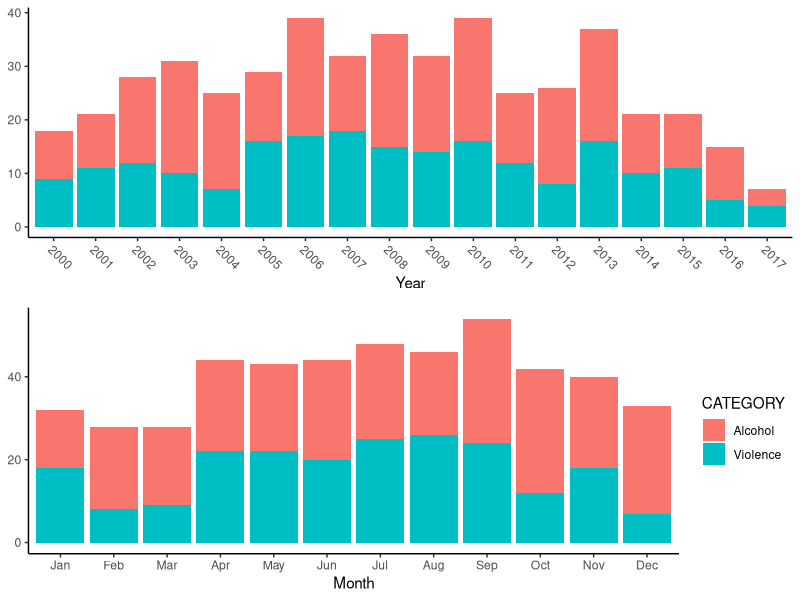
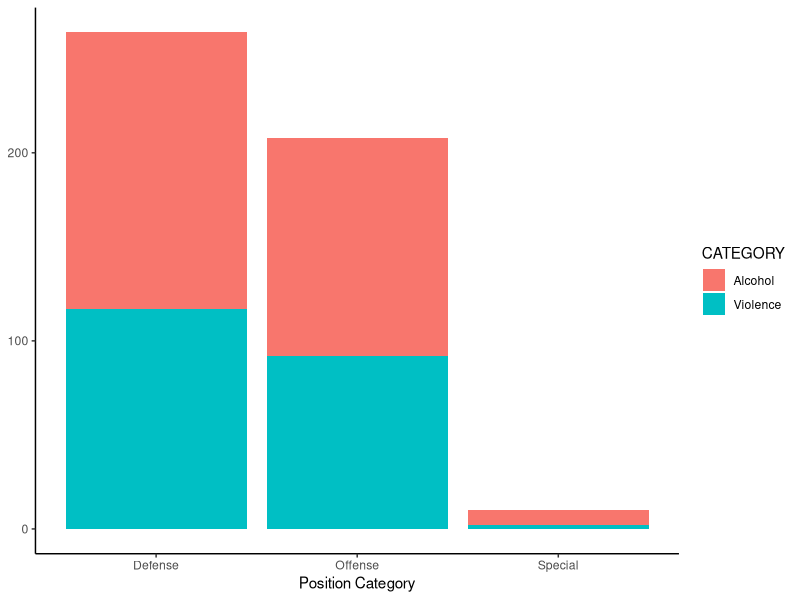

These figures' R source, in order:
## ---- chunk 1
knitr::opts_chunk$set(echo=FALSE)
## ---- chunk 2
## LOAD LIBRARIES
library(tidyr)
library(dplyr)
library(DiagrammeR)
library(xtable)
library(ggplot2)
library(grid)
library(knitr)
## ---- chunk 3
## LOAD DATA
setwd("/Users/tjzhou/Desktop/MyGithub/BUdatastory2017/Project/BUSD_finalproject/");
nfl.raw <- read.csv("nfl_arrest_data.csv");
nfl.d1 <- nfl.raw;
nfl.d1$POS <- as.character(nfl.d1$POS);
nfl.d1$CATEGORY <- as.character(nfl.d1$CATEGORY);
nfl.d1$DATE <- as.Date(nfl.d1$DATE, format="%m/%d/%Y");

## RECATEGORIZE POSITION INTO OFFENSE/DEFENSE ROLES
nfl.d1$ROLE <- array("",dim=c(nrow(nfl.d1),1));
role.list <- c('Offense', 'Defense', 'Special');
offense <- c('C', 'QB', 'RB', 'WR', 'TE', 'FB', 'OG', 'OL', 'OT');
defense <- c('DB', 'DE', 'DE/DT', 'DT', 'LB', 'CB', 'S');
special <- c('K', 'P');
pos.list <- list(offense, defense, special);

## CATEGORIZE USING MATCH
for (i in 1:length(role.list)){
  nfl.d1$ROLE <- ifelse(!is.na(match(nfl.d1$POS,pos.list[[i]])), role.list[i], nfl.d1$ROLE);
}
nfl.d1$ROLE <- as.factor(nfl.d1$ROLE);

## DROP UNUSED COLUMNS, ONLY KEEP DATE, ROLE, CATEGORY
nfl.d1 <- nfl.d1[which(nfl.d1$CASE == "Arrested"),];
nfl.d1 <- nfl.d1 %>% select(DATE, ROLE, CATEGORY);

## CONVERT DATE TO MONTH AND YEAR
nfl.d1$MONTH <- as.factor(month.abb[as.numeric(format(nfl.d1$DATE, "%m"))]);
nfl.d1$YEAR <- as.factor(format(nfl.d1$DATE, "%Y"));

## FILTER OUT CASES TO KEEP ONLY ARRESTED FOR CRIMES IN ALCOHOL AND VIOLENCE
nfl.d1$CATEGORY <- toupper(nfl.d1$CATEGORY);
nfl.alcohol <- unique(nfl.d1[c(grep("DUI",nfl.d1$CATEGORY),grep("ALCOHOL",nfl.d1$CATEGORY),grep("INTOXICATION",nfl.d1$CATEGORY)),]);
nfl.violence <- unique(nfl.d1[c(grep("VIOLENCE",nfl.d1$CATEGORY),grep("ASSAULT",nfl.d1$CATEGORY),grep("GUN",nfl.d1$CATEGORY)),]);
nfl.alcohol$CATEGORY <- as.factor("Alcohol");
nfl.violence$CATEGORY <- as.factor("Violence");
nfl.d2 <- rbind(nfl.alcohol, nfl.violence);
nfl.d2 <- nfl.d2[order(nfl.d2$DATE,decreasing = TRUE),];
## ---- chunk 4
grViz("digraph a_nice_graph {
        
        # node definitions with substituted label text
        node [fontname = Helvetica, shape = rectangle]        
        rec1 [label = '@@1']
        rec3 [label = '@@4']

        node [fontname = Helvetica, shape = oval]
        ova1 [label = '@@2']
        ova2 [label = '@@3']

        # edge definitions with the node IDs
        rec1 -> ova1 -> ova2 -> rec3
        }
      
        [1]: 'raw data  (n = 858)'
        [2]: 'arrests  (n = 739)'
        [3]: 'alcohol (n = 271), violence (n = 211)'
        [4]: 'filtered data (n = 474)'
      ")
## ---- chunk 5
# summary(nfl.d2);
table.d2 <- xtable(summary(nfl.d2, maxsum=20), digits=c(0,0,2,2,2,2), 
                   caption="Summary statistics of NFL players arrested for crimes involving alcohol and violence, between 2000-2017.", 
       display = c("s","f","f","f","f","f"),align="l|rrrrr|")
print(table.d2,
      type="latex", 
      caption.placement="bottom",
      hline.after = c(-1,0,18),
      comment=FALSE,
      include.rownames=FALSE
      )
## ---- chunk 6
## DEFINE MULTIPLOT FUNCTION
multiplot <- function(..., plotlist = NULL, file, cols = 1, layout = NULL) {
  # require(grid)
  plots <- c(list(...), plotlist)
  numPlots = length(plots)

  if (is.null(layout)) {
    layout <- matrix(seq(1, cols * ceiling(numPlots/cols)),
                    ncol = cols, nrow = ceiling(numPlots/cols))
  }

  if (numPlots == 1) {
    print(plots[[1]])

  } else {
    grid.newpage()
    pushViewport(viewport(layout = grid.layout(nrow(layout), ncol(layout))))

    for (i in 1:numPlots) {
      matchidx <- as.data.frame(which(layout == i, arr.ind = TRUE))

      print(plots[[i]], vp = viewport(layout.pos.row = matchidx$row,
                                      layout.pos.col = matchidx$col))
    }
  }
}
## ---- chunk 7
plot.d2 <- ggplot(nfl.d2) + theme_bw() + 
  theme(panel.border = element_blank(), panel.grid.major = element_blank(),
  panel.grid.minor = element_blank(), axis.line = element_line(colour = "black"));
plot.year <- plot.d2 + geom_bar(aes(x=YEAR, fill=CATEGORY)) + xlab("Year") + ylab(NULL) +
  theme(axis.text.x=element_text(angle=-45,hjust=0)) + guides(fill=FALSE);
plot.month <- plot.d2 + geom_bar(aes(x=as.numeric(MONTH), fill=CATEGORY)) + xlab("Month") + ylab(NULL) +
  scale_x_discrete(limits=c("Jan","Feb","Mar","Apr","May","Jun","Jul","Aug","Sep","Oct","Nov","Dec"));

multiplot(plot.year, plot.month);
## ---- chunk 8
plot.d2 <- ggplot(nfl.d2) + theme_bw() + 
  theme(panel.border = element_blank(), panel.grid.major = element_blank(),
  panel.grid.minor = element_blank(), axis.line = element_line(colour = "black"));
plot.role <- plot.d2 + geom_bar(aes(x=ROLE, fill=CATEGORY)) + xlab("Position Category") + ylab(NULL);
plot.role;
## ---- chunk 9
## EXPORT MODIFIED DATASET TO TEXT AND SAS
# write.table(nfl.d2, "/Users/tjzhou/Desktop/MyGithub/BUdatastory2017/Project/BUSD_finalproject/data2.txt", sep="\t", row.names = FALSE);
##library(foreign)
##nfl.d2$MONTH <- as.numeric(nfl.d2$MONTH);
##write.foreign(nfl.d2, "/Users/tjzhou/Desktop/MyGithub/BUdatastory2017/Project/BUSD_finalproject/data2.txt", "/Users/tjzhou/Desktop/MyGithub/BUdatastory2017/Project/BUSD_finalproject/data2.sas", package="SAS");
